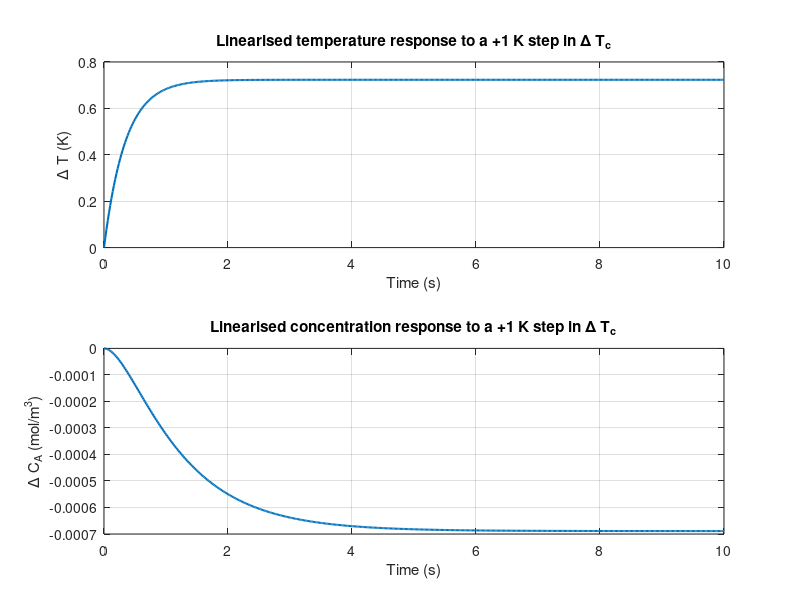
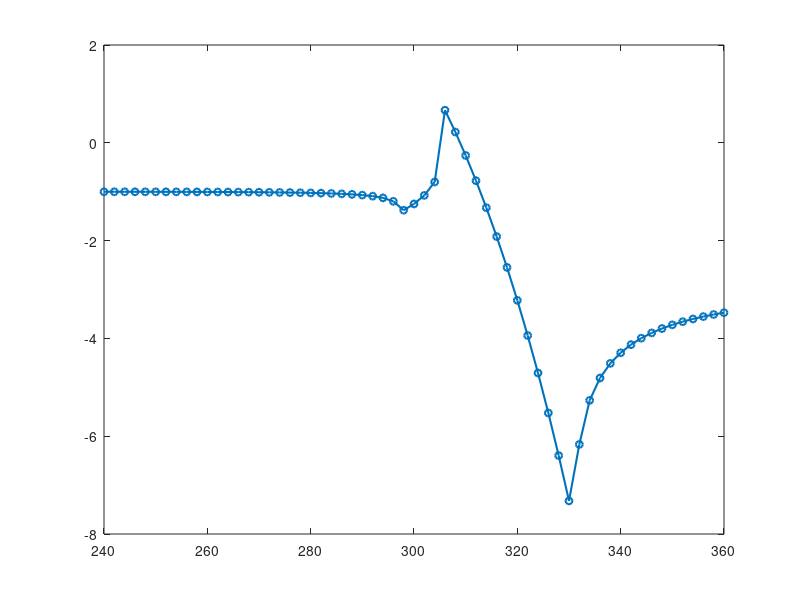

MATLAB code for these plots, in order: (Note: this script raises an error after producing the figures.)
%% TASK 10 - Linearisation of the CSTR for MPC Design
% This script:
% 1) solves the nominal steady state
% 2) derives the linearised state-space model
% 3) computes A, B, C, D
% 4) calculates eigenvalues
% 5) simulates a small-signal linear response
% 6) scans Tc to identify the approximate instability region
% 7) saves the results for the MPC setup script

clear; clc; close all;

%% =========================================================
% 1. MODEL PARAMETERS
% =========================================================
q   = 100;        % volumetric flow rate, m^3/s
V   = 100;        % reactor volume, m^3
rho = 1000;       % density, kg/m^3
Cp  = 0.239;      % heat capacity, J/(kg K)
dHr = -5e4;       % heat of reaction, J/mol
UA  = 5e4;        % overall heat transfer coefficient, W/K
ER  = 8750;       % E/R, K
k0  =  6.379829e+10;       % pre-exponential factor, 1/s

% nominal input conditions
Tc_nom  = 270;    % jacket temperature, K
CAf_nom = 1.0;    % feed concentration, mol/m^3
Tf_nom  = 350;    % feed temperature, K

fprintf('============================================================\n');
fprintf('TASK 10 - LINEARISED STATE-SPACE MODEL FOR THE CSTR\n');
fprintf('============================================================\n\n');

%% =========================================================
% 2. DEFINE HELPER FUNCTIONS
% =========================================================
% Arrhenius rate constant
k_fun = @(T) k0 .* exp(-ER ./ T);

% Steady-state concentration from the steady-state mass balance
CAss_from_T = @(T, CAf) ((q/V) * CAf) ./ ((q/V) + k_fun(T));

% Steady-state energy balance residual
energy_ss_residual = @(T, Tc, CAf, Tf) ...
    (q/V) * (Tf - T) ...
    + ((-dHr) / (rho * Cp)) * k_fun(T) .* CAss_from_T(T, CAf) ...
    - (UA / (V * rho * Cp)) * (T - Tc);

%% =========================================================
% 3. SOLVE THE NOMINAL STEADY STATE
% =========================================================
T_grid = linspace(250, 450, 4000);
F_grid = energy_ss_residual(T_grid, Tc_nom, CAf_nom, Tf_nom);

sign_change_idx = find(F_grid(1:end-1) .* F_grid(2:end) <= 0);

if isempty(sign_change_idx)
    error('No steady-state root was found in the selected search interval.');
end

idx0 = sign_change_idx(1);
T_lo = T_grid(idx0);
T_hi = T_grid(idx0 + 1);

Tss = fzero(@(T) energy_ss_residual(T, Tc_nom, CAf_nom, Tf_nom), [T_lo, T_hi]);
CAss = CAss_from_T(Tss, CAf_nom);

fprintf('Nominal steady-state operating point:\n');
fprintf('Tss  = %.6f K\n', Tss);
fprintf('CAss = %.6f mol/m^3\n\n', CAss);

%% =========================================================
% 4. KINETIC QUANTITIES AT THE NOMINAL STEADY STATE
% =========================================================
kss  = k_fun(Tss);
dkdT = kss * ER / Tss^2;

fprintf('Steady-state kinetic quantities:\n');
fprintf('kss         = %.8f 1/s\n', kss);
fprintf('(dk/dT)_ss  = %.8e 1/(s.K)\n\n', dkdT);

%% =========================================================
% 5. JACOBIAN MATRICES A, B, C, D
% =========================================================
A11 = -(q / V) - UA / (V * rho * Cp) + ((-dHr) / (rho * Cp)) * CAss * dkdT;
A12 = ((-dHr) / (rho * Cp)) * kss;
A21 = -CAss * dkdT;
A22 = -(q / V) - kss;

A = [A11, A12;
     A21, A22];

B = [UA / (V * rho * Cp),   0,     q / V;
     0,                     q / V, 0];

C = eye(2);
D = zeros(2,3);

fprintf('A = \n'); disp(A);
fprintf('B = \n'); disp(B);
fprintf('C = \n'); disp(C);
fprintf('D = \n'); disp(D);

%% =========================================================
% 6. EIGENVALUES AND LOCAL STABILITY
% =========================================================
eigA = eig(A);

fprintf('Nominal eigenvalues:\n');
disp(eigA);

if all(real(eigA) < 0)
    fprintf('Conclusion: the nominal operating point is locally asymptotically stable.\n\n');
elseif any(real(eigA) > 0)
    fprintf('Conclusion: the nominal operating point is unstable.\n\n');
else
    fprintf('Conclusion: the nominal operating point is marginally stable.\n\n');
end

%% =========================================================
% 7. BUILD THE STATE-SPACE MODEL
% =========================================================
sys = ss(A, B, C, D);
fprintf('State-space object created successfully.\n\n');

%% =========================================================
% 8. SMALL-SIGNAL LINEAR STEP RESPONSE
% =========================================================
t = linspace(0, 10, 500)';
du = zeros(length(t), 3);
du(:,1) = 1.0;    % +1 K step in Delta Tc

[y_lin, t_lin, x_lin] = lsim(sys, du, t);

fprintf('Final linearised outputs for a +1 K step in Delta Tc:\n');
fprintf('Delta T(end)  = %.6f K\n', y_lin(end,1));
fprintf('Delta CA(end) = %.6e mol/m^3\n\n', y_lin(end,2));

figure;
subplot(2,1,1)
plot(t_lin, y_lin(:,1), 'LineWidth', 1.5);
grid on;
xlabel('Time (s)');
ylabel('\Delta T (K)');
title('Linearised temperature response to a +1 K step in \Delta T_c');

subplot(2,1,2)
plot(t_lin, y_lin(:,2), 'LineWidth', 1.5);
grid on;
xlabel('Time (s)');
ylabel('\Delta C_A (mol/m^3)');
title('Linearised concentration response to a +1 K step in \Delta T_c');

%% =========================================================
% 9. STABILITY SCAN VERSUS JACKET TEMPERATURE
% =========================================================
Tc_vec = 240:2:360;

maxRealEig = nan(size(Tc_vec));
Tss_vec    = nan(size(Tc_vec));
CAss_vec   = nan(size(Tc_vec));

for i = 1:length(Tc_vec)
    Tc_i = Tc_vec(i);

    T_grid_i = linspace(250, 500, 5000);
    F_grid_i = energy_ss_residual(T_grid_i, Tc_i, CAf_nom, Tf_nom);

    sign_idx_i = find(F_grid_i(1:end-1) .* F_grid_i(2:end) <= 0);

    if isempty(sign_idx_i)
        continue;
    end

    candidate_roots = nan(size(sign_idx_i));

    for j = 1:length(sign_idx_i)
        a = T_grid_i(sign_idx_i(j));
        b = T_grid_i(sign_idx_i(j) + 1);

        try
            candidate_roots(j) = fzero(@(T) energy_ss_residual(T, Tc_i, CAf_nom, Tf_nom), [a, b]);
        catch
            candidate_roots(j) = NaN;
        end
    end

    candidate_roots = candidate_roots(isfinite(candidate_roots));

    if isempty(candidate_roots)
        continue;
    end

    % choose the smallest physically meaningful root
    Tss_i  = min(candidate_roots);
    CAss_i = CAss_from_T(Tss_i, CAf_nom);

    if ~isreal(Tss_i) || ~isreal(CAss_i) || Tss_i <= 0 || CAss_i <= 0
        continue;
    end

    Tss_vec(i)  = Tss_i;
    CAss_vec(i) = CAss_i;

    kss_i  = k_fun(Tss_i);
    dkdT_i = kss_i * ER / Tss_i^2;

    A11_i = -(q / V) - UA / (V * rho * Cp) + ((-dHr) / (rho * Cp)) * CAss_i * dkdT_i;
    A12_i = ((-dHr) / (rho * Cp)) * kss_i;
    A21_i = -CAss_i * dkdT_i;
    A22_i = -(q / V) - kss_i;

    A_i = [A11_i, A12_i;
           A21_i, A22_i];

    eig_i = eig(A_i);
    maxRealEig(i) = max(real(eig_i));
end

valid_idx = isfinite(maxRealEig) & isfinite(Tss_vec) & isfinite(CAss_vec);

fprintf('Valid scan points = %d / %d\n', sum(valid_idx), length(Tc_vec));

%% =========================================================
% 10. PLOT THE STABILITY BOUNDARY
% =========================================================
figure;
plot(Tc_vec(valid_idx), maxRealEig(valid_idx), 'o-', 'LineWidth', 1.5, 'MarkerSize', 5);
hold on;
yline(0, '--', 'LineWidth', 1.2);
grid on;
xlabel('Nominal jacket temperature T_c (K)');
ylabel('Maximum real part of eigenvalues');
title('Local stability of the linearised state-space model versus T_c');

idx_unstable = find(valid_idx & (maxRealEig > 0), 1, 'first');

if ~isempty(idx_unstable)
    Tc_crit = Tc_vec(idx_unstable);
    xline(Tc_crit, '--', sprintf('Approx. instability near T_c = %.1f K', Tc_crit), ...
        'LabelVerticalAlignment', 'bottom');
    fprintf('Approximate instability begins near Tc = %.2f K\n\n', Tc_crit);
else
    Tc_crit = NaN;
    fprintf('No instability was detected in the scanned Tc range.\n\n');
end

%% =========================================================
% 11. PLOT THE STEADY-STATE OPERATING POINT
% =========================================================
figure;

subplot(2,1,1)
plot(Tc_vec(valid_idx), Tss_vec(valid_idx), 'LineWidth', 1.5);
grid on;
xlabel('Nominal jacket temperature T_c (K)');
ylabel('T_{ss} (K)');
title('Steady-state reactor temperature versus T_c');

subplot(2,1,2)
plot(Tc_vec(valid_idx), CAss_vec(valid_idx), 'LineWidth', 1.5);
grid on;
xlabel('Nominal jacket temperature T_c (K)');
ylabel('C_{A,ss} (mol/m^3)');
title('Steady-state concentration versus T_c');

%% =========================================================
% 12. SAVE RESULTS FOR TASK 10 MPC SETUP
% =========================================================
save('task10_linearisation_results.mat', ...
    'A', 'B', 'C', 'D', ...
    'sys', ...
    'Tss', 'CAss', 'eigA', ...
    'Tc_nom', 'CAf_nom', 'Tf_nom', ...
    'Tc_vec', 'maxRealEig', 'Tss_vec', 'CAss_vec', ...
    'Tc_crit');

fprintf('Results saved to task10_linearisation_results.mat\n\n');

%% =========================================================
% 13. SUMMARY
% =========================================================
fprintf('============================================================\n');
fprintf('SUMMARY\n');
fprintf('============================================================\n');
fprintf('Nominal Tss  = %.6f K\n', Tss);
fprintf('Nominal CAss = %.6f mol/m^3\n', CAss);
fprintf('Nominal eigenvalues:\n');
disp(eigA);

if ~isnan(Tc_crit)
    fprintf('Approximate instability near Tc = %.2f K\n', Tc_crit);
else
    fprintf('No instability detected in the scanned Tc range.\n');
end
